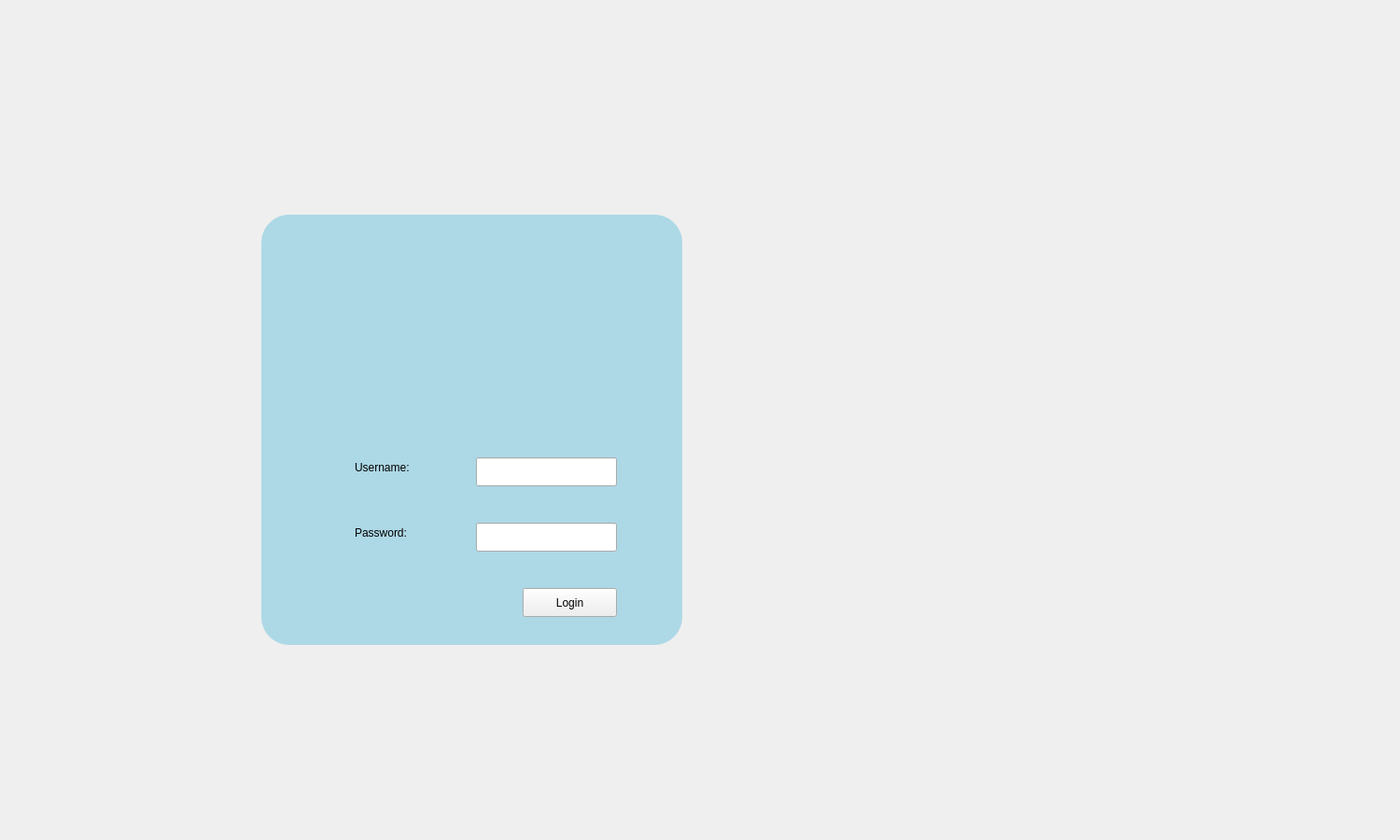
<?xml version="1.0" encoding="UTF-8"?>
<ui version="4.0">
    <class>LoginUI</class>
    <widget class="QWidget" name="LoginUI">
        <property name="geometry">
            <rect>
                <x>0</x>
                <y>0</y>
                <width>1500</width>
                <height>900</height>
            </rect>
        </property>
        <property name="windowTitle">
            <string>Login</string>
        </property>
        <widget class="QWidget" name="widget" native="true">
            <property name="geometry">
                <rect>
                    <x>270</x>
                    <y>220</y>
                    <width>471</width>
                    <height>481</height>
                </rect>
            </property>
            <property name="styleSheet">
                <string notr="true">#widget{background-color:lightblue; margin:10px;
                    border-radius:30px;}</string>
            </property>
            <widget class="QLineEdit" name="userEdit">
                <property name="geometry">
                    <rect>
                        <x>240</x>
                        <y>270</y>
                        <width>151</width>
                        <height>31</height>
                    </rect>
                </property>
            </widget>
            <widget class="QLabel" name="userLbl">
                <property name="geometry">
                    <rect>
                        <x>110</x>
                        <y>260</y>
                        <width>121</width>
                        <height>41</height>
                    </rect>
                </property>
                <property name="text">
                    <string>Username:</string>
                </property>
            </widget>
            <widget class="QLineEdit" name="pwEdit">
                <property name="geometry">
                    <rect>
                        <x>240</x>
                        <y>340</y>
                        <width>151</width>
                        <height>31</height>
                    </rect>
                </property>
                <property name="text">
                    <string />
                </property>
            </widget>
            <widget class="QLabel" name="pwLbl">
                <property name="geometry">
                    <rect>
                        <x>110</x>
                        <y>330</y>
                        <width>121</width>
                        <height>41</height>
                    </rect>
                </property>
                <property name="text">
                    <string>Password:</string>
                </property>
            </widget>
            <widget class="QPushButton" name="LoginBtn">
                <property name="geometry">
                    <rect>
                        <x>290</x>
                        <y>410</y>
                        <width>101</width>
                        <height>31</height>
                    </rect>
                </property>
                <property name="text">
                    <string>Login</string>
                </property>
            </widget>
        </widget>
    </widget>
    <resources />
    <connections />
</ui>
